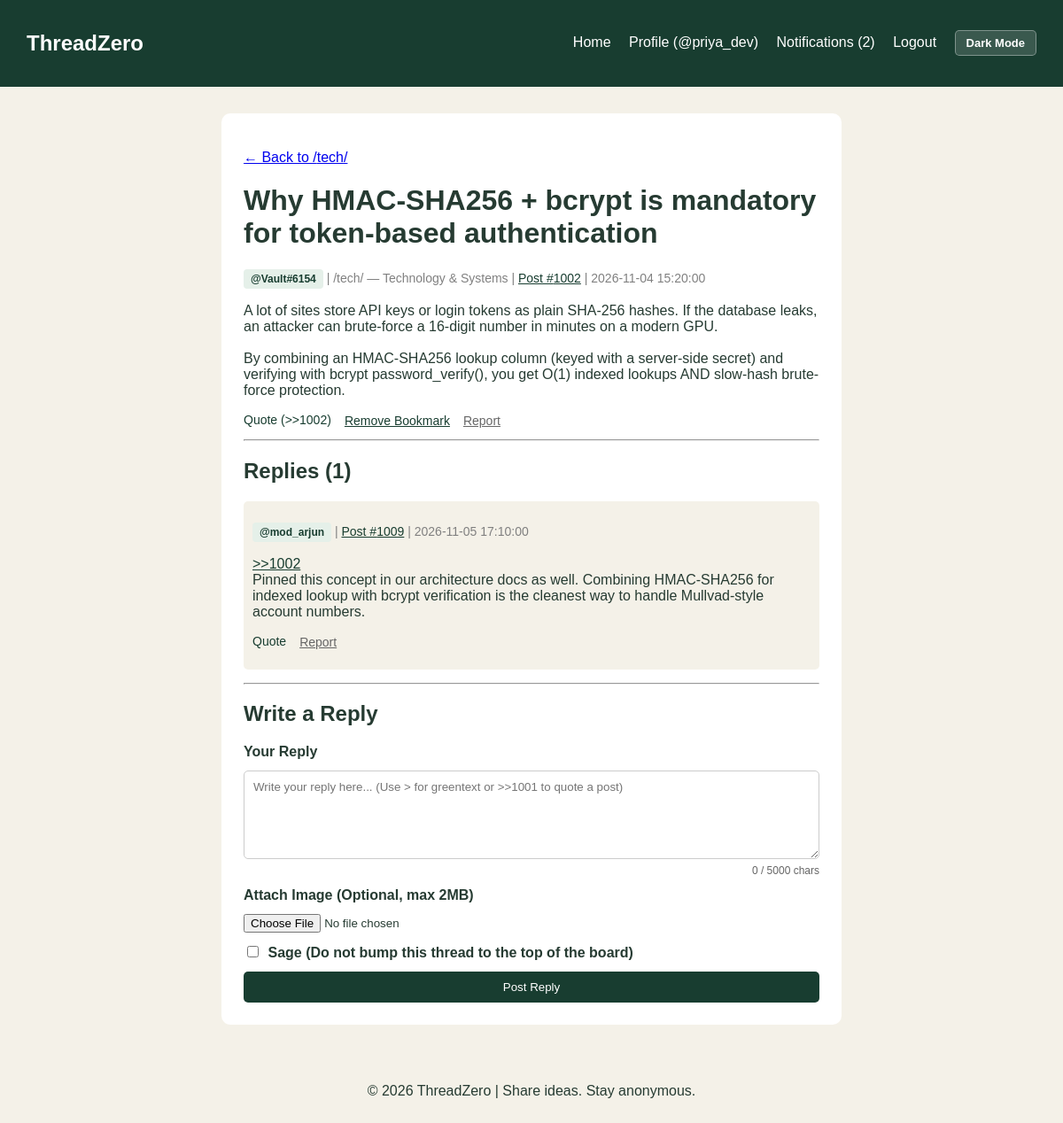
Screenshot of /thread.php?id=1002 (signed in) with the database file from the repository.
### tables this page shows
CREATE TABLE posts (
    id INT AUTO_INCREMENT PRIMARY KEY,
    board_id INT NOT NULL,
    user_id INT NOT NULL,
    parent_id INT DEFAULT NULL,
    title VARCHAR(150) DEFAULT NULL,                
    content TEXT NOT NULL,
    image_path VARCHAR(255) DEFAULT NULL,
    is_anon TINYINT(1) DEFAULT 0,                   
    is_pinned TINYINT(1) DEFAULT 0,
    is_locked TINYINT(1) DEFAULT 0,
    is_reported TINYINT(1) DEFAULT 0,               
    bumped_at TIMESTAMP DEFAULT CURRENT_TIMESTAMP,
    created_at TIMESTAMP DEFAULT CURRENT_TIMESTAMP,
    FOREIGN KEY (board_id) REFERENCES boards(id) ON DELETE CASCADE,
    FOREIGN KEY (user_id) REFERENCES users(id) ON DELETE CASCADE,
    FOREIGN KEY (parent_id) REFERENCES posts(id) ON DELETE CASCADE
);

CREATE TABLE boards (
    id INT AUTO_INCREMENT PRIMARY KEY,
    slug VARCHAR(20) UNIQUE NOT NULL,               
    title VARCHAR(100) NOT NULL,
    description VARCHAR(255) NOT NULL
);

CREATE TABLE users (
    id INT AUTO_INCREMENT PRIMARY KEY,
    username VARCHAR(50) UNIQUE NOT NULL,           
    password_hash VARCHAR(255) DEFAULT NULL,        
    token_lookup CHAR(64) DEFAULT NULL,             
    bio VARCHAR(255) DEFAULT 'Hello, I use ThreadZero.',
    role ENUM('user', 'mod') DEFAULT 'user',
    created_at TIMESTAMP DEFAULT CURRENT_TIMESTAMP,
    UNIQUE KEY unique_token_lookup (token_lookup)   
);

### thread.php (the view, shortened to what this page needs)
<?php
require_once 'config/db.php';
require_once 'config/functions.php';
$thread_id = is_string($_GET['id'] ?? null) ? (int)$_GET['id'] : 0;
$thread_sql = "SELECT p.*, u.username, b.slug AS board_slug, b.title AS board_title
               FROM posts p
               JOIN users u ON p.user_id = u.id
               JOIN boards b ON p.board_id = b.id
               WHERE p.id = ? AND p.parent_id IS NULL
               LIMIT 1";
$thread_stmt = $pdo->prepare($thread_sql);
$thread_stmt->execute([$thread_id]);
    ?>
    <?php
$thread_stmt->execute([$thread_id]);
$thread = $thread_stmt->fetch();
$replies_sql = "SELECT p.*, u.username
                FROM posts p
                JOIN users u ON p.user_id = u.id
                WHERE p.parent_id = ?
                ORDER BY p.created_at ASC, p.id ASC";
$replies_stmt = $pdo->prepare($replies_sql);
$replies_stmt->execute([$thread_id]);
$replies = $replies_stmt->fetchAll();
$is_bookmarked = false;
if (isLoggedIn()) {
    $bm_stmt = $pdo->prepare("SELECT id FROM bookmarks WHERE user_id = ? AND post_id = ? LIMIT 1");
    $bm_stmt->execute([$_SESSION['user_id'], $thread_id]);
    $is_bookmarked = (bool)$bm_stmt->fetch();
}
$edit_post_id = is_string($_GET['edit'] ?? null) ? (int)$_GET['edit'] : 0;
include 'includes/header.php';
?>
<main class="thread-box">
    <p>
        <a href="index.php?board=<?= urlencode($thread['board_slug']) ?>">
            &larr; Back to /<?= htmlspecialchars($thread['board_slug']) ?>/
        </a>
    </p>
    <div id="p<?= (int)$thread['id'] ?>" class="thread-post">
        <h1>
            <?= htmlspecialchars($thread['title']) ?>
        </h1>
        <p class="thread-info">
            <?= renderAuthorBadge($thread) ?>
            | /<?= htmlspecialchars($thread['board_slug']) ?>/ &mdash; <?= htmlspecialchars($thread['board_title']) ?>
            | <a href="#reply-form" class="quote-link" onclick="quotePost(<?= (int)$thread['id'] ?>)">Post #<?= (int)$thread['id'] ?></a>
            | <?= htmlspecialchars($thread['created_at']) ?>
        </p>
        <?php if ($edit_post_id === (int)$thread['id'] && isLoggedIn() && (int)$_SESSION['user_id'] === (int)$thread['user_id']): ?>
            <form method="POST" action="thread.php?id=<?= (int)$thread['id'] ?>">
                <?= csrfField() ?>
                <input type="hidden" name="action" value="edit_post">
                <input type="hidden" name="post_id" value="<?= (int)$thread['id'] ?>">
                <textarea name="content" maxlength="5000" required><?= htmlspecialchars($thread['content']) ?></textarea>
                <div>
                    <button type="submit">Save Changes</button>
                    <a href="thread.php?id=<?= (int)$thread['id'] ?>" style="margin-left: 10px;">Cancel</a>
                </div>
            </form>
        <?php else: ?>
            <p><?= formatPostBody($thread['content']) ?></p>
        <?php endif; ?>
        <?php if (isLoggedIn()): ?>
            <div class="thread-actions">
                <a href="#reply-form" class="quote-link" onclick="quotePost(<?= (int)$thread['id'] ?>)">Quote (&gt;&gt;<?= (int)$thread['id'] ?>)</a>
                <form method="POST" action="thread.php?id=<?= (int)$thread['id'] ?>" style="display: inline;">
                    <button type="submit" class="action-button action-neutral">
                        <?= $is_bookmarked ? 'Remove Bookmark' : 'Bookmark Thread' ?>
                    </button>
                </form>
                <form method="POST" action="thread.php?id=<?= (int)$thread['id'] ?>" style="display: inline;">
                    <button type="submit" class="action-button action-muted">
                        <?= (int)$thread['is_reported'] === 1 ? 'Reported' : 'Report' ?>
                    </button>
                </form>
            </div>
        <?php endif; ?>
    </div>
    <hr>
    <h2>Replies (<?= count($replies) ?>)</h2>
    <?php if (empty($replies)): ?>
        <p>No replies yet. Start the discussion below!</p>
    <?php else: ?>
        <?php foreach ($replies as $reply): ?>
            <div class="reply-box" id="p<?= (int)$reply['id'] ?>">
                <p class="thread-info">
                    <?= renderAuthorBadge($reply, $thread) ?>
                    | <a href="#reply-form" class="quote-link" onclick="quotePost(<?= (int)$reply['id'] ?>)">Post #<?= (int)$reply['id'] ?></a>
                    | <?= htmlspecialchars($reply['created_at']) ?>
                </p>
                <?php if ($edit_post_id === (int)$reply['id'] && isLoggedIn() && (int)$_SESSION['user_id'] === (int)$reply['user_id']): ?>
                    <form method="POST" action="thread.php?id=<?= (int)$thread['id'] ?>">
                        <?= csrfField() ?>
                        <input type="hidden" name="action" value="edit_post">
                        <input type="hidden" name="post_id" value="<?= (int)$reply['id'] ?>">
                        <textarea name="content" maxlength="5000" required><?= htmlspecialchars($reply['content']) ?></textarea>
                        <div>
                            <button type="submit">Save Changes</button>
                            <a href="thread.php?id=<?= (int)$thread['id'] ?>#p<?= (int)$reply['id'] ?>" style="margin-left: 10px;">Cancel</a>
                        </div>
                    </form>
                <?php else: ?>
                    <p><?= formatPostBody($reply['content']) ?></p>
                <?php endif; ?>
                <?php if (isLoggedIn()): ?>
                    <div class="thread-actions">
                        <a href="#reply-form" class="quote-link" onclick="quotePost(<?= (int)$reply['id'] ?>)">Quote</a>
                        <form method="POST" action="thread.php?id=<?= (int)$thread['id'] ?>" style="display: inline;">
                            <button type="submit" class="action-button action-muted">
                                <?= (int)$reply['is_reported'] === 1 ? 'Reported' : 'Report' ?>
                            </button>
                        </form>
                    </div>
                <?php endif; ?>
            </div>
        <?php endforeach; ?>
    <?php endif; ?>
    <hr>
    <h2 id="reply-form">Write a Reply</h2>
    <?php if ((int)$thread['is_locked'] === 1 && !isMod()): ?>
        <p class="locked-notice">This thread has been locked by a moderator. New replies are disabled.</p>
    <?php elseif (isLoggedIn()): ?>
        <form method="POST" action="thread.php?id=<?= (int)$thread['id'] ?>" enctype="multipart/form-data">
            <label for="reply-content">Your Reply</label>
            <textarea
                id="reply-content"
                name="content"
                placeholder="Write your reply here... (Use > for greentext or >>1001 to quote a post)"
                minlength="2"
                maxlength="5000"
                required
            ></textarea>
            <label for="reply-image">Attach Image (Optional, max 2MB)</label>
            <input type="file" id="reply-image" name="image" accept=".jpg,.jpeg,.png,.gif,.webp">
            <label>
                <input type="checkbox" name="sage" value="1">
                Sage (Do not bump this thread to the top of the board)
            </label>
            <button type="submit">Post Reply</button>
        </form>
    <?php else: ?>
        <p>Please <a href="auth.php">log in</a> or <a href="auth.php?mode=register">create an account</a> to post a reply.</p>
    <?php endif; ?>
</main>
<?php include 'includes/footer.php'; ?>

### config/functions.php (shortened to what this page needs)
<?php
function isLoggedIn() {
    return isset($_SESSION['user_id']);
}
function renderAuthorBadge($post, $parentThread = null) {
    $username = htmlspecialchars($post['username'] ?? 'User', ENT_QUOTES, 'UTF-8');
    return '<span class="badge-user">@' . $username . '</span>';
}
function formatPostBody($text) {
    $safe = htmlspecialchars($text, ENT_QUOTES, 'UTF-8');
    $safe = preg_replace('/&gt;&gt;(\d+)/', '<a href="#p$1" class="quote-link">&gt;&gt;$1</a>', $safe);
    $safe = preg_replace('/^(&gt;.*)$/m', '<span class="greentext">$1</span>', $safe);
    return nl2br($safe);
}
?>

### assets/css/style.css (style rules this page uses)
.home-page, .login-page, .register-page, .thread-page, .profile-page, .notifications-page { margin: 0; background-color: #f4f1e8; font-family: Arial, sans-serif; color: #263b32; }
.thread-box { background-color: white; width: 700px; max-width: 90%; margin: 30px auto; padding: 25px; border-radius: 10px; box-sizing: border-box; }
.thread-info { color: gray; font-size: 14px; }
.reply-box { background-color: #f4f1e8; padding: 10px; margin: 15px 0; border-radius: 5px; }
.thread-actions { display: flex; flex-wrap: wrap; gap: 15px; margin: 12px 0; }
.thread-actions a { font-size: 14px; text-decoration: none; }
.thread-box form { display: flex; flex-direction: column; gap: 12px; }
.thread-box textarea { width: 100%; min-height: 100px; padding: 10px; box-sizing: border-box; border: 1px solid #ccc; border-radius: 5px; font-family: Arial, sans-serif; resize: vertical; }
.thread-box form label { font-weight: bold; }
.thread-box form input[type="checkbox"] { margin-right: 6px; }
.thread-box button { background-color: #183d30; color: white; padding: 10px 20px; border: none; border-radius: 5px; cursor: pointer; }
.badge-user { display: inline-block; background-color: #e5f0e9; color: #183d30; padding: 4px 8px; border-radius: 4px; font-size: 12px; font-weight: bold; }
.quote-link { color: #183d30; text-decoration: underline; cursor: pointer; }
:root { color-scheme: light; --bg: #f4f1e8; --card-bg: #ffffff; --sub-bg: #f4f1e8; --text-main: #263b32; --text-muted: #666666; --header-bg: #183d30; --border-color: #cccccc; --input-bg: #ffffff; }
.status-pinned, .thread-box .action-neutral { color: #183d30; }
.thread-box .action-muted { color: #666666; }
.thread-box .action-button, .action-button { background: none; border: none; text-decoration: underline; padding: 0; font-size: 14px; font-family: inherit; cursor: pointer; }

### rows the page displays
posts: board.slug "tech", title "Why HMAC-SHA256 + bcrypt is mandatory for token-based authentication", user.username "Vault#6154", board.title "Technology & Systems", id "1002", created_at "2026-11-04 15:20:00", content "A lot of sites store API keys or login tokens as plain SHA-256 hashes. If the database leaks, an attacker can brute-force a 16-digit number in minutes on a modern GPU. By combining an HMAC-SHA256 lookup column (keyed with a server-side secret) and verifying with bcrypt password_verify(), you get O(1) indexed lookups AND slow-hash brute-force protection."
posts: user.username "mod_arjun", id "1009", created_at "2026-11-05 17:10:00", content ">>1002 Pinned this concept in our architecture docs as well. Combining HMAC-SHA256 for indexed lookup with bcrypt verification is the cleanest way to handle Mullvad-style account numbers.", is_reported "Report"

### other values shown
$_SESSION['username'] "priya_dev"
$notification_count "2"
count($replies) "1"
